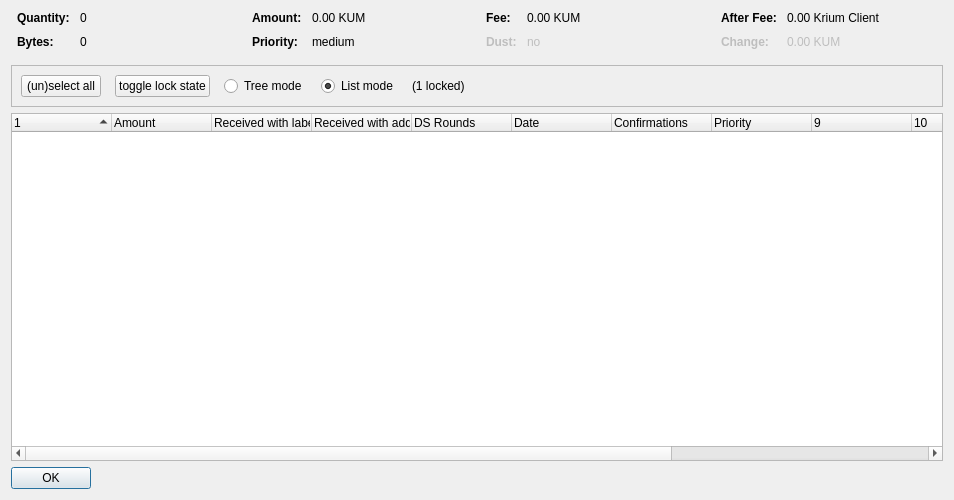
<?xml version="1.0" encoding="UTF-8"?>
<ui version="4.0">
 <class>CoinControlDialog</class>
 <widget class="QDialog" name="CoinControlDialog">
  <property name="geometry">
   <rect>
    <x>0</x>
    <y>0</y>
    <width>954</width>
    <height>500</height>
   </rect>
  </property>
  <property name="windowTitle">
   <string>Coin Selection</string>
  </property>
  <layout class="QVBoxLayout" name="verticalLayout">
   <item>
    <layout class="QHBoxLayout" name="horizontalLayoutTop" stretch="0,0,0,0">
     <property name="topMargin">
      <number>0</number>
     </property>
     <property name="bottomMargin">
      <number>10</number>
     </property>
     <item>
      <layout class="QFormLayout" name="formLayoutCoinControl1">
       <property name="horizontalSpacing">
        <number>10</number>
       </property>
       <property name="verticalSpacing">
        <number>10</number>
       </property>
       <property name="leftMargin">
        <number>6</number>
       </property>
       <property name="rightMargin">
        <number>6</number>
       </property>
       <item row="0" column="0">
        <widget class="QLabel" name="labelCoinControlQuantityText">
         <property name="font">
          <font>
           <weight>75</weight>
           <bold>true</bold>
          </font>
         </property>
         <property name="text">
          <string>Quantity:</string>
         </property>
        </widget>
       </item>
       <item row="0" column="1">
        <widget class="QLabel" name="labelCoinControlQuantity">
         <property name="cursor">
          <cursorShape>IBeamCursor</cursorShape>
         </property>
         <property name="contextMenuPolicy">
          <enum>Qt::ActionsContextMenu</enum>
         </property>
         <property name="text">
          <string notr="true">0</string>
         </property>
         <property name="textInteractionFlags">
          <set>Qt::LinksAccessibleByMouse|Qt::TextSelectableByKeyboard|Qt::TextSelectableByMouse</set>
         </property>
        </widget>
       </item>
       <item row="1" column="0">
        <widget class="QLabel" name="labelCoinControlBytesText">
         <property name="font">
          <font>
           <weight>75</weight>
           <bold>true</bold>
          </font>
         </property>
         <property name="text">
          <string>Bytes:</string>
         </property>
        </widget>
       </item>
       <item row="1" column="1">
        <widget class="QLabel" name="labelCoinControlBytes">
         <property name="cursor">
          <cursorShape>IBeamCursor</cursorShape>
         </property>
         <property name="contextMenuPolicy">
          <enum>Qt::ActionsContextMenu</enum>
         </property>
         <property name="text">
          <string notr="true">0</string>
         </property>
         <property name="textInteractionFlags">
          <set>Qt::LinksAccessibleByMouse|Qt::TextSelectableByKeyboard|Qt::TextSelectableByMouse</set>
         </property>
        </widget>
       </item>
      </layout>
     </item>
     <item>
      <layout class="QFormLayout" name="formLayoutCoinControl2">
       <property name="horizontalSpacing">
        <number>10</number>
       </property>
       <property name="verticalSpacing">
        <number>10</number>
       </property>
       <property name="leftMargin">
        <number>6</number>
       </property>
       <property name="rightMargin">
        <number>6</number>
       </property>
       <item row="0" column="0">
        <widget class="QLabel" name="labelCoinControlAmountText">
         <property name="font">
          <font>
           <weight>75</weight>
           <bold>true</bold>
          </font>
         </property>
         <property name="text">
          <string>Amount:</string>
         </property>
        </widget>
       </item>
       <item row="0" column="1">
        <widget class="QLabel" name="labelCoinControlAmount">
         <property name="cursor">
          <cursorShape>IBeamCursor</cursorShape>
         </property>
         <property name="contextMenuPolicy">
          <enum>Qt::ActionsContextMenu</enum>
         </property>
         <property name="text">
          <string notr="true">0.00 KUM</string>
         </property>
         <property name="textInteractionFlags">
          <set>Qt::LinksAccessibleByMouse|Qt::TextSelectableByKeyboard|Qt::TextSelectableByMouse</set>
         </property>
        </widget>
       </item>
       <item row="1" column="0">
        <widget class="QLabel" name="labelCoinControlPriorityText">
         <property name="font">
          <font>
           <weight>75</weight>
           <bold>true</bold>
          </font>
         </property>
         <property name="text">
          <string>Priority:</string>
         </property>
        </widget>
       </item>
       <item row="1" column="1">
        <widget class="QLabel" name="labelCoinControlPriority">
         <property name="cursor">
          <cursorShape>IBeamCursor</cursorShape>
         </property>
         <property name="contextMenuPolicy">
          <enum>Qt::ActionsContextMenu</enum>
         </property>
         <property name="text">
          <string>medium</string>
         </property>
         <property name="textInteractionFlags">
          <set>Qt::LinksAccessibleByMouse|Qt::TextSelectableByKeyboard|Qt::TextSelectableByMouse</set>
         </property>
        </widget>
       </item>
      </layout>
     </item>
     <item>
      <layout class="QFormLayout" name="formLayoutCoinControl3">
       <property name="horizontalSpacing">
        <number>10</number>
       </property>
       <property name="verticalSpacing">
        <number>10</number>
       </property>
       <property name="leftMargin">
        <number>6</number>
       </property>
       <property name="rightMargin">
        <number>6</number>
       </property>
       <item row="0" column="0">
        <widget class="QLabel" name="labelCoinControlFeeText">
         <property name="font">
          <font>
           <weight>75</weight>
           <bold>true</bold>
          </font>
         </property>
         <property name="text">
          <string>Fee:</string>
         </property>
        </widget>
       </item>
       <item row="0" column="1">
        <widget class="QLabel" name="labelCoinControlFee">
         <property name="cursor">
          <cursorShape>IBeamCursor</cursorShape>
         </property>
         <property name="contextMenuPolicy">
          <enum>Qt::ActionsContextMenu</enum>
         </property>
         <property name="text">
          <string notr="true">0.00 KUM</string>
         </property>
         <property name="textInteractionFlags">
          <set>Qt::LinksAccessibleByMouse|Qt::TextSelectableByKeyboard|Qt::TextSelectableByMouse</set>
         </property>
        </widget>
       </item>
       <item row="1" column="0">
        <widget class="QLabel" name="labelCoinControlLowOutputText">
         <property name="enabled">
          <bool>false</bool>
         </property>
         <property name="font">
          <font>
           <weight>75</weight>
           <bold>true</bold>
          </font>
         </property>
         <property name="text">
          <string>Dust:</string>
         </property>
        </widget>
       </item>
       <item row="1" column="1">
        <widget class="QLabel" name="labelCoinControlLowOutput">
         <property name="enabled">
          <bool>false</bool>
         </property>
         <property name="cursor">
          <cursorShape>IBeamCursor</cursorShape>
         </property>
         <property name="contextMenuPolicy">
          <enum>Qt::ActionsContextMenu</enum>
         </property>
         <property name="text">
          <string>no</string>
         </property>
         <property name="textInteractionFlags">
          <set>Qt::LinksAccessibleByMouse|Qt::TextSelectableByKeyboard|Qt::TextSelectableByMouse</set>
         </property>
        </widget>
       </item>
      </layout>
     </item>
     <item>
      <layout class="QFormLayout" name="formLayoutCoinControl4">
       <property name="horizontalSpacing">
        <number>10</number>
       </property>
       <property name="verticalSpacing">
        <number>10</number>
       </property>
       <property name="leftMargin">
        <number>6</number>
       </property>
       <property name="rightMargin">
        <number>6</number>
       </property>
       <item row="0" column="0">
        <widget class="QLabel" name="labelCoinControlAfterFeeText">
         <property name="font">
          <font>
           <weight>75</weight>
           <bold>true</bold>
          </font>
         </property>
         <property name="text">
          <string>After Fee:</string>
         </property>
        </widget>
       </item>
       <item row="0" column="1">
        <widget class="QLabel" name="labelCoinControlAfterFee">
         <property name="cursor">
          <cursorShape>IBeamCursor</cursorShape>
         </property>
         <property name="contextMenuPolicy">
          <enum>Qt::ActionsContextMenu</enum>
         </property>
         <property name="text">
          <string notr="true">0.00 Krium Client</string>
         </property>
         <property name="textInteractionFlags">
          <set>Qt::LinksAccessibleByMouse|Qt::TextSelectableByKeyboard|Qt::TextSelectableByMouse</set>
         </property>
        </widget>
       </item>
       <item row="1" column="0">
        <widget class="QLabel" name="labelCoinControlChangeText">
         <property name="enabled">
          <bool>false</bool>
         </property>
         <property name="font">
          <font>
           <weight>75</weight>
           <bold>true</bold>
          </font>
         </property>
         <property name="text">
          <string>Change:</string>
         </property>
        </widget>
       </item>
       <item row="1" column="1">
        <widget class="QLabel" name="labelCoinControlChange">
         <property name="enabled">
          <bool>false</bool>
         </property>
         <property name="cursor">
          <cursorShape>IBeamCursor</cursorShape>
         </property>
         <property name="contextMenuPolicy">
          <enum>Qt::ActionsContextMenu</enum>
         </property>
         <property name="text">
          <string notr="true">0.00 KUM</string>
         </property>
         <property name="textInteractionFlags">
          <set>Qt::LinksAccessibleByMouse|Qt::TextSelectableByKeyboard|Qt::TextSelectableByMouse</set>
         </property>
        </widget>
       </item>
      </layout>
     </item>
    </layout>
   </item>
   <item>
    <widget class="QFrame" name="frame">
     <property name="minimumSize">
      <size>
       <width>0</width>
       <height>40</height>
      </size>
     </property>
     <property name="frameShape">
      <enum>QFrame::StyledPanel</enum>
     </property>
     <property name="frameShadow">
      <enum>QFrame::Sunken</enum>
     </property>
     <layout class="QHBoxLayout" name="horizontalLayout">
      <item>
       <layout class="QHBoxLayout" name="horizontalLayoutPanel" stretch="0,0,0,0,0,0">
        <property name="spacing">
         <number>14</number>
        </property>
        <item>
         <widget class="QPushButton" name="pushButtonSelectAll">
          <property name="sizePolicy">
           <sizepolicy hsizetype="Maximum" vsizetype="Fixed">
            <horstretch>0</horstretch>
            <verstretch>0</verstretch>
           </sizepolicy>
          </property>
          <property name="text">
           <string>(un)select all</string>
          </property>
          <property name="autoDefault">
           <bool>false</bool>
          </property>
         </widget>
        </item>
        <item>
         <widget class="QPushButton" name="pushButtonToggleLock">
          <property name="sizePolicy">
           <sizepolicy hsizetype="Maximum" vsizetype="Fixed">
            <horstretch>0</horstretch>
            <verstretch>0</verstretch>
           </sizepolicy>
          </property>
          <property name="text">
           <string>toggle lock state</string>
          </property>
          <property name="autoDefault">
           <bool>false</bool>
          </property>
         </widget>
        </item>
        <item>
         <widget class="QRadioButton" name="radioTreeMode">
          <property name="sizePolicy">
           <sizepolicy hsizetype="Maximum" vsizetype="Fixed">
            <horstretch>0</horstretch>
            <verstretch>0</verstretch>
           </sizepolicy>
          </property>
          <property name="text">
           <string>Tree mode</string>
          </property>
         </widget>
        </item>
        <item>
         <widget class="QRadioButton" name="radioListMode">
          <property name="sizePolicy">
           <sizepolicy hsizetype="Maximum" vsizetype="Fixed">
            <horstretch>0</horstretch>
            <verstretch>0</verstretch>
           </sizepolicy>
          </property>
          <property name="text">
           <string>List mode</string>
          </property>
          <property name="checked">
           <bool>true</bool>
          </property>
         </widget>
        </item>
        <item>
         <widget class="QLabel" name="labelLocked">
          <property name="text">
           <string>(1 locked)</string>
          </property>
         </widget>
        </item>
        <item>
         <spacer name="horizontalSpacer">
          <property name="orientation">
           <enum>Qt::Horizontal</enum>
          </property>
          <property name="sizeHint" stdset="0">
           <size>
            <width>40</width>
            <height>20</height>
           </size>
          </property>
         </spacer>
        </item>
       </layout>
      </item>
     </layout>
    </widget>
   </item>
   <item>
    <widget class="CoinControlTreeWidget" name="treeWidget">
     <property name="contextMenuPolicy">
      <enum>Qt::CustomContextMenu</enum>
     </property>
     <property name="sortingEnabled">
      <bool>false</bool>
     </property>
     <property name="columnCount">
      <number>13</number>
     </property>
     <attribute name="headerShowSortIndicator" stdset="0">
      <bool>true</bool>
     </attribute>
     <attribute name="headerStretchLastSection">
      <bool>false</bool>
     </attribute>
     <column>
      <property name="text">
       <string/>
      </property>
     </column>
     <column>
      <property name="text">
       <string>Amount</string>
      </property>
     </column>
     <column>
      <property name="text">
       <string>Received with label</string>
      </property>
     </column>
     <column>
      <property name="text">
       <string>Received with address</string>
      </property>
     </column>
     <column>
      <property name="text">
       <string>DS Rounds</string>
      </property>
     </column>
     <column>
      <property name="text">
       <string>Date</string>
      </property>
     </column>
     <column>
      <property name="text">
       <string>Confirmations</string>
      </property>
      <property name="toolTip">
       <string>Confirmed</string>
      </property>
     </column>
     <column>
      <property name="text">
       <string>Priority</string>
      </property>
     </column>
     <column>
      <property name="text">
       <string/>
      </property>
     </column>
     <column>
      <property name="text">
       <string/>
      </property>
     </column>
     <column>
      <property name="text">
       <string/>
      </property>
     </column>
     <column>
      <property name="text">
       <string/>
      </property>
     </column>
     <column>
      <property name="text">
       <string/>
      </property>
     </column>
    </widget>
   </item>
   <item>
    <widget class="QDialogButtonBox" name="buttonBox">
     <property name="sizePolicy">
      <sizepolicy hsizetype="Maximum" vsizetype="Fixed">
       <horstretch>0</horstretch>
       <verstretch>0</verstretch>
      </sizepolicy>
     </property>
     <property name="orientation">
      <enum>Qt::Horizontal</enum>
     </property>
     <property name="standardButtons">
      <set>QDialogButtonBox::Ok</set>
     </property>
    </widget>
   </item>
  </layout>
 </widget>
 <customwidgets>
  <customwidget>
   <class>CoinControlTreeWidget</class>
   <extends>QTreeWidget</extends>
   <header>coincontroltreewidget.h</header>
  </customwidget>
 </customwidgets>
 <resources/>
 <connections/>
</ui>
